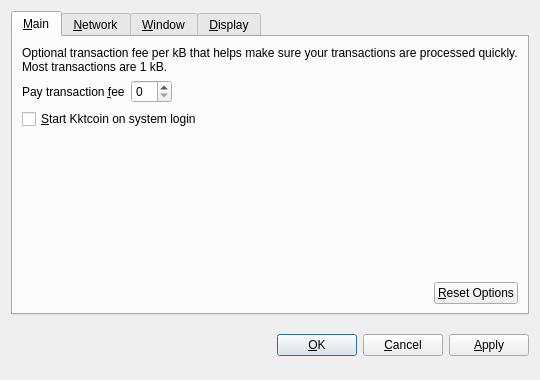
<?xml version="1.0" encoding="UTF-8"?>
<ui version="4.0">
 <class>OptionsDialog</class>
 <widget class="QDialog" name="OptionsDialog">
  <property name="geometry">
   <rect>
    <x>0</x>
    <y>0</y>
    <width>540</width>
    <height>380</height>
   </rect>
  </property>
  <property name="windowTitle">
   <string>Options</string>
  </property>
  <property name="modal">
   <bool>true</bool>
  </property>
  <layout class="QVBoxLayout" name="verticalLayout">
   <item>
    <widget class="QTabWidget" name="tabWidget">
     <property name="tabPosition">
      <enum>QTabWidget::North</enum>
     </property>
     <property name="currentIndex">
      <number>0</number>
     </property>
     <widget class="QWidget" name="tabMain">
      <attribute name="title">
       <string>&amp;Main</string>
      </attribute>
      <layout class="QVBoxLayout" name="verticalLayout_Main">
       <item>
        <widget class="QLabel" name="transactionFeeInfoLabel">
         <property name="text">
          <string>Optional transaction fee per kB that helps make sure your transactions are processed quickly. Most transactions are 1 kB.</string>
         </property>
         <property name="textFormat">
          <enum>Qt::PlainText</enum>
         </property>
         <property name="wordWrap">
          <bool>true</bool>
         </property>
        </widget>
       </item>
       <item>
        <layout class="QHBoxLayout" name="horizontalLayout_1_Main">
         <item>
          <widget class="QLabel" name="transactionFeeLabel">
           <property name="text">
            <string>Pay transaction &amp;fee</string>
           </property>
           <property name="textFormat">
            <enum>Qt::PlainText</enum>
           </property>
           <property name="buddy">
            <cstring>transactionFee</cstring>
           </property>
          </widget>
         </item>
         <item>
          <widget class="BitcoinAmountField" name="transactionFee"/>
         </item>
         <item>
          <spacer name="horizontalSpacer_1_Main">
           <property name="orientation">
            <enum>Qt::Horizontal</enum>
           </property>
           <property name="sizeHint" stdset="0">
            <size>
             <width>40</width>
             <height>20</height>
            </size>
           </property>
          </spacer>
         </item>
        </layout>
       </item>
       <item>
        <widget class="QCheckBox" name="bitcoinAtStartup">
         <property name="toolTip">
          <string>Automatically start Kktcoin after logging in to the system.</string>
         </property>
         <property name="text">
          <string>&amp;Start Kktcoin on system login</string>
         </property>
        </widget>
       </item>
       <item>
        <spacer name="verticalSpacer_Main">
         <property name="orientation">
          <enum>Qt::Vertical</enum>
         </property>
         <property name="sizeHint" stdset="0">
          <size>
           <width>20</width>
           <height>40</height>
          </size>
         </property>
        </spacer>
       </item>
       <item>
        <layout class="QHBoxLayout" name="horizontalLayout_2_Main">
         <item>
          <spacer name="horizontalSpacer_2_Main">
           <property name="orientation">
            <enum>Qt::Horizontal</enum>
           </property>
           <property name="sizeHint" stdset="0">
            <size>
             <width>40</width>
             <height>20</height>
            </size>
           </property>
          </spacer>
         </item>
         <item>
          <widget class="QPushButton" name="resetButton">
           <property name="toolTip">
            <string>Reset all client options to default.</string>
           </property>
           <property name="text">
            <string>&amp;Reset Options</string>
           </property>
           <property name="autoDefault">
            <bool>false</bool>
           </property>
          </widget>
         </item>
        </layout>
       </item>
      </layout>
     </widget>
     <widget class="QWidget" name="tabNetwork">
      <attribute name="title">
       <string>&amp;Network</string>
      </attribute>
      <layout class="QVBoxLayout" name="verticalLayout_Network">
       <item>
        <widget class="QCheckBox" name="mapPortUpnp">
         <property name="toolTip">
          <string>Automatically open the Kktcoin client port on the router. This only works when your router supports UPnP and it is enabled.</string>
         </property>
         <property name="text">
          <string>Map port using &amp;UPnP</string>
         </property>
        </widget>
       </item>
       <item>
        <widget class="QCheckBox" name="connectSocks">
         <property name="toolTip">
          <string>Connect to the Kktcoin network through a SOCKS proxy (e.g. when connecting through Tor).</string>
         </property>
         <property name="text">
          <string>&amp;Connect through SOCKS proxy:</string>
         </property>
        </widget>
       </item>
       <item>
        <layout class="QHBoxLayout" name="horizontalLayout_Network">
         <item>
          <widget class="QLabel" name="proxyIpLabel">
           <property name="text">
            <string>Proxy &amp;IP:</string>
           </property>
           <property name="textFormat">
            <enum>Qt::PlainText</enum>
           </property>
           <property name="buddy">
            <cstring>proxyIp</cstring>
           </property>
          </widget>
         </item>
         <item>
          <widget class="QValidatedLineEdit" name="proxyIp">
           <property name="maximumSize">
            <size>
             <width>140</width>
             <height>16777215</height>
            </size>
           </property>
           <property name="toolTip">
            <string>IP address of the proxy (e.g. 127.0.0.1)</string>
           </property>
          </widget>
         </item>
         <item>
          <widget class="QLabel" name="proxyPortLabel">
           <property name="text">
            <string>&amp;Port:</string>
           </property>
           <property name="textFormat">
            <enum>Qt::PlainText</enum>
           </property>
           <property name="buddy">
            <cstring>proxyPort</cstring>
           </property>
          </widget>
         </item>
         <item>
          <widget class="QLineEdit" name="proxyPort">
           <property name="maximumSize">
            <size>
             <width>55</width>
             <height>16777215</height>
            </size>
           </property>
           <property name="toolTip">
            <string>Port of the proxy (e.g. 9050)</string>
           </property>
          </widget>
         </item>
         <item>
          <widget class="QLabel" name="socksVersionLabel">
           <property name="text">
            <string>SOCKS &amp;Version:</string>
           </property>
           <property name="textFormat">
            <enum>Qt::PlainText</enum>
           </property>
           <property name="buddy">
            <cstring>socksVersion</cstring>
           </property>
          </widget>
         </item>
         <item>
          <widget class="QValueComboBox" name="socksVersion">
           <property name="toolTip">
            <string>SOCKS version of the proxy (e.g. 5)</string>
           </property>
          </widget>
         </item>
         <item>
          <spacer name="horizontalSpacer_Network">
           <property name="orientation">
            <enum>Qt::Horizontal</enum>
           </property>
           <property name="sizeHint" stdset="0">
            <size>
             <width>40</width>
             <height>20</height>
            </size>
           </property>
          </spacer>
         </item>
        </layout>
       </item>
       <item>
        <spacer name="verticalSpacer_Network">
         <property name="orientation">
          <enum>Qt::Vertical</enum>
         </property>
         <property name="sizeHint" stdset="0">
          <size>
           <width>20</width>
           <height>40</height>
          </size>
         </property>
        </spacer>
       </item>
      </layout>
     </widget>
     <widget class="QWidget" name="tabWindow">
      <attribute name="title">
       <string>&amp;Window</string>
      </attribute>
      <layout class="QVBoxLayout" name="verticalLayout_Window">
       <item>
        <widget class="QCheckBox" name="minimizeToTray">
         <property name="toolTip">
          <string>Show only a tray icon after minimizing the window.</string>
         </property>
         <property name="text">
          <string>&amp;Minimize to the tray instead of the taskbar</string>
         </property>
        </widget>
       </item>
       <item>
        <widget class="QCheckBox" name="minimizeOnClose">
         <property name="toolTip">
          <string>Minimize instead of exit the application when the window is closed. When this option is enabled, the application will be closed only after selecting Quit in the menu.</string>
         </property>
         <property name="text">
          <string>M&amp;inimize on close</string>
         </property>
        </widget>
       </item>
       <item>
        <spacer name="verticalSpacer_Window">
         <property name="orientation">
          <enum>Qt::Vertical</enum>
         </property>
         <property name="sizeHint" stdset="0">
          <size>
           <width>20</width>
           <height>40</height>
          </size>
         </property>
        </spacer>
       </item>
      </layout>
     </widget>
     <widget class="QWidget" name="tabDisplay">
      <attribute name="title">
       <string>&amp;Display</string>
      </attribute>
      <layout class="QVBoxLayout" name="verticalLayout_Display">
       <item>
        <layout class="QHBoxLayout" name="horizontalLayout_1_Display">
         <item>
          <widget class="QLabel" name="langLabel">
           <property name="text">
            <string>User Interface &amp;language:</string>
           </property>
           <property name="textFormat">
            <enum>Qt::PlainText</enum>
           </property>
           <property name="buddy">
            <cstring>lang</cstring>
           </property>
          </widget>
         </item>
         <item>
          <widget class="QValueComboBox" name="lang">
           <property name="toolTip">
            <string>The user interface language can be set here. This setting will take effect after restarting Kktcoin.</string>
           </property>
          </widget>
         </item>
        </layout>
       </item>
       <item>
        <layout class="QHBoxLayout" name="horizontalLayout_2_Display">
         <item>
          <widget class="QLabel" name="unitLabel">
           <property name="text">
            <string>&amp;Unit to show amounts in:</string>
           </property>
           <property name="textFormat">
            <enum>Qt::PlainText</enum>
           </property>
           <property name="buddy">
            <cstring>unit</cstring>
           </property>
          </widget>
         </item>
         <item>
          <widget class="QValueComboBox" name="unit">
           <property name="toolTip">
            <string>Choose the default subdivision unit to show in the interface and when sending coins.</string>
           </property>
          </widget>
         </item>
        </layout>
       </item>
       <item>
        <widget class="QCheckBox" name="displayAddresses">
         <property name="toolTip">
          <string>Whether to show Kktcoin addresses in the transaction list or not.</string>
         </property>
         <property name="text">
          <string>&amp;Display addresses in transaction list</string>
         </property>
        </widget>
       </item>
       <item>
        <spacer name="verticalSpacer_Display">
         <property name="orientation">
          <enum>Qt::Vertical</enum>
         </property>
         <property name="sizeHint" stdset="0">
          <size>
           <width>20</width>
           <height>40</height>
          </size>
         </property>
        </spacer>
       </item>
      </layout>
     </widget>
    </widget>
   </item>
   <item>
    <layout class="QHBoxLayout" name="horizontalLayout_Buttons">
     <item>
      <spacer name="horizontalSpacer_1">
       <property name="orientation">
        <enum>Qt::Horizontal</enum>
       </property>
       <property name="sizeHint" stdset="0">
        <size>
         <width>40</width>
         <height>48</height>
        </size>
       </property>
      </spacer>
     </item>
     <item>
      <widget class="QLabel" name="statusLabel">
       <property name="font">
        <font>
         <weight>75</weight>
         <bold>true</bold>
        </font>
       </property>
       <property name="text">
        <string/>
       </property>
       <property name="textFormat">
        <enum>Qt::PlainText</enum>
       </property>
       <property name="wordWrap">
        <bool>true</bool>
       </property>
      </widget>
     </item>
     <item>
      <spacer name="horizontalSpacer_2">
       <property name="orientation">
        <enum>Qt::Horizontal</enum>
       </property>
       <property name="sizeHint" stdset="0">
        <size>
         <width>40</width>
         <height>48</height>
        </size>
       </property>
      </spacer>
     </item>
     <item>
      <widget class="QPushButton" name="okButton">
       <property name="text">
        <string>&amp;OK</string>
       </property>
      </widget>
     </item>
     <item>
      <widget class="QPushButton" name="cancelButton">
       <property name="text">
        <string>&amp;Cancel</string>
       </property>
       <property name="autoDefault">
        <bool>false</bool>
       </property>
      </widget>
     </item>
     <item>
      <widget class="QPushButton" name="applyButton">
       <property name="text">
        <string>&amp;Apply</string>
       </property>
       <property name="autoDefault">
        <bool>false</bool>
       </property>
      </widget>
     </item>
    </layout>
   </item>
  </layout>
 </widget>
 <customwidgets>
  <customwidget>
   <class>BitcoinAmountField</class>
   <extends>QSpinBox</extends>
   <header>bitcoinamountfield.h</header>
  </customwidget>
  <customwidget>
   <class>QValueComboBox</class>
   <extends>QComboBox</extends>
   <header>qvaluecombobox.h</header>
  </customwidget>
  <customwidget>
   <class>QValidatedLineEdit</class>
   <extends>QLineEdit</extends>
   <header>qvalidatedlineedit.h</header>
  </customwidget>
 </customwidgets>
 <resources/>
 <connections/>
</ui>
